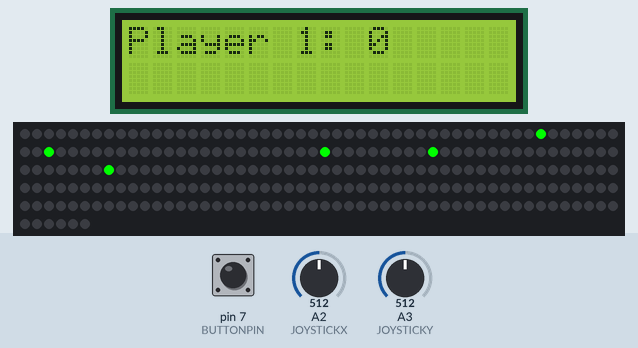
Simulated run of this sketch. Board: Arduino Uno, built with avr-gcc and run on an emulated ATmega328P. On the bench: 16×2 character LCD, 256 RGB LEDs in strip order, left to right, continuing on the next row. The inputs (shaded band) are chosen by the test bench; at power-on: A2 (JOYSTICKX) = 512, pin 7 (BUTTONPIN) HIGH, A3 (JOYSTICKY) = 512. Random numbers use the default seed unless the sketch sets one.

Above: at 1.2 s.
1.3 s: A2 (JOYSTICKX) set to 636
4.3 s: A2 (JOYSTICKX) set to 669
6.0 s: pin 7 (BUTTONPIN) pulled LOW for 0.15 s
7.6 s: pin 7 (BUTTONPIN) pulled LOW for 1 s
At 11.3 s:
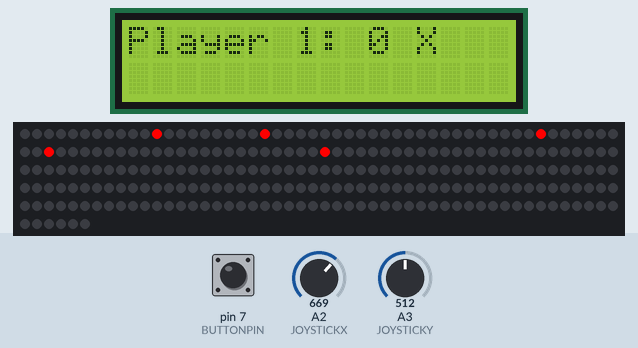
11.6 s: pin 7 (BUTTONPIN) pulled LOW for 3.2 s
At 15.2 s:
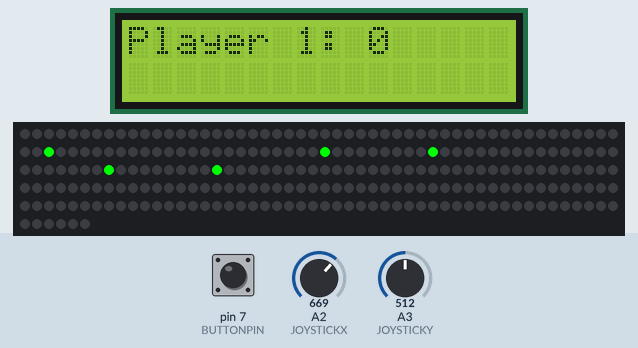
Timing chart, 0 to 16.7 s (numbered marks = the images above; inputs shaded):
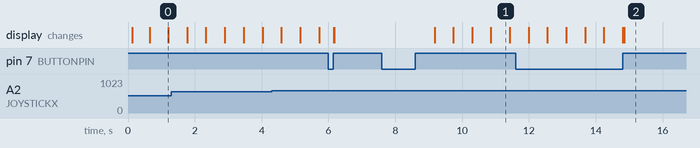

The sketch:

Snake.ino
```cpp
#include "FastLED.h"
#include <LiquidCrystal.h>
#include "game_settings.h"
#include "hardware_settings.h"

#include "item.h"
#include "matrix.h"
#include "player.h"
#include "snake.h"
#include "statistics.h"

Matrix m;
LiquidCrystal lcd(12, 11, 5, 4, 3, 2);
Player player(&m, 5, 4, 3, 0x00FF00);
Statistics stats(&lcd);

int ticksSinceLastItem;
int nextItemTickCount;
Item items[MAX_ITEMS](&m);

int ticksSinceLastAnimation;

byte gameState = 0;
long lastGameTick;

bool joystickButtonDefaultPosition = true;

void setup() {
  Serial.begin(9600);
  pinMode(BUTTONPIN, INPUT);
  player.initItems(items);
  m.show();
  ticksSinceLastItem = 0;
  ticksSinceLastAnimation = 0;
  nextItemTickCount = MIN_ITEM_SPAWN_TICKS;
  lastGameTick = millis();
}

void gameTick() {
  lastGameTick = millis();

  if(ticksSinceLastItem > nextItemTickCount) {
    ticksSinceLastItem = 0;

    byte randX = random(0, 16);
    byte randY = random(0, 16);
    for(int i = 0; i < MAX_ITEMS; i++) {
      if(items[i].exists()) continue;

      boolean allowedGeneration = items[i].generateItem(randX, randY, 0);

      if(!allowedGeneration) {
        items[i].remove();
      }
      break;
    }
    nextItemTickCount = MIN_ITEM_SPAWN_TICKS * random(100, 500) / 100.0;
    Serial.print("next item will be generated in ");
    Serial.print(nextItemTickCount);
    Serial.println(" ticks");
  }
  ticksSinceLastItem++;


  if(gameState == 2) {
    bool survived = player.moveForward();

    stats.setPlayerScore(0, player.getScore());
    if(!survived) {
      player.die();
      stats.playerDead(0);
      gameState = 1;
    }
    stats.printPlayers();
  }

  if(player.dead() && ticksSinceLastAnimation > BLINK_TICKS) {
    ticksSinceLastAnimation = 0;
    player.blink();
  }
  ticksSinceLastAnimation++;
  m.show();
}

void loop() {

  if(!digitalRead(BUTTONPIN)) {
    joystickButtonDefaultPosition = true;
  }
  //start
  if(gameState == 0 && digitalRead(BUTTONPIN) && joystickButtonDefaultPosition) {
    lastGameTick = millis();
    gameState = 2;
    joystickButtonDefaultPosition = false;
  }

  //reset
  if(gameState == 1 && digitalRead(BUTTONPIN)  && joystickButtonDefaultPosition) {
    player.reset(); stats.reset(); stats.printPlayers();
    gameState = 0;
    for(int i = 0; i < MAX_ITEMS; i++) {
      items[i].clear();
    }
    joystickButtonDefaultPosition = false;
  }

  //verhindert, dass bei pausiertem Spiel Items generiert werden
  if(gameState != 2) {
    ticksSinceLastItem = 0;
  }

  int readX = analogRead(JOYSTICKX);
  int readY = analogRead(JOYSTICKY);

  player.handleJoyStick(readX);

  if(millis() - lastGameTick > 50) {
    gameTick();
  }
}
```

Item.h
```cpp
#ifndef ITEM_H
#define ITEM_H

#include <Arduino.h>
#include "game_settings.h"
#include "matrix.h"

class Item {
  public:
    Item(Matrix* display);
    bool generateItem(byte x, byte y, byte type);
    bool exists();
    bool checkCollission(byte x, byte y);
    void remove();
    void clear();
  private:
    Matrix* mDisplay;
    byte mPosX;
    byte mPosY;
    byte mType;
};

#endif
```

item.cpp
```cpp
#include "item.h"

Item::Item(Matrix* display) {
  mDisplay = display;
  mPosX = 255;
  mPosY = 255;
}

bool Item::generateItem(byte x, byte y, byte type) {
  mPosX = x;
  mPosY = y;
  mType = type;
  return mDisplay->setPixelColor(x, y, 0x0000FF, false);
}

bool Item::exists() {
  return mPosX != 255;
}

bool Item::checkCollission(byte x, byte y) {
  bool collission = (x == mPosX && y == mPosY);
  if(collission) {
    mPosX = 255;
    mPosY = 255;
  }
  return collission;
}

void Item::remove() {
  mPosX = 255;
  mPosY = 255;
}

void Item::clear() {
  mDisplay->setPixelColor(mPosX, mPosY, 0x000000, true);
  remove();
}
```

matrix.cpp
```cpp
#include "matrix.h"

Matrix::Matrix() {
  FastLED.addLeds<NEOPIXEL, LEDPIN>(leds, LEDCOUNT);
    for(int i = 0; i < LEDCOUNT; i++) {
      leds[i] = 0x0000;
    }
}

bool Matrix::setPixelColor(byte x, byte y, CRGB color, bool overwrite) {
  if(x >= 16 || x < 0) return false;
  if(y >= 16 || y < 0) return false;

  int arrayPos = 16 * y + x;

  if(y % 2 == 0) {
    arrayPos = 16 * y + (15 - x);
  }

  CRGB off = 0x000000;

  if(!overwrite && leds[arrayPos] != off) {
    return false;
  }

  leds[arrayPos] = color;
  return true;
}

void Matrix::show() {
  FastLED.show();
}
```

matrix.h
```cpp
#ifndef MATRIX_H
#define MATRIX_H

#include <Arduino.h>
#include "FastLED.h"
#include "game_settings.h"
#include "hardware_settings.h"

class Matrix {
  private:
    CRGB leds[LEDCOUNT];
  public:
    Matrix();
    void show();
    bool setPixelColor(byte x, byte y, CRGB color, bool overwrite);
};

#endif
```

player.cpp
```cpp
#include "player.h"

Player::Player(Matrix* display, int initialLength, byte x, byte y, CRGB color)
       :Snake(display, initialLength, x, y, color) {
  mAllowNextDirection = true;
  mJoyStickXDefaultPosition = true;
}

void Player::handleJoyStick(int joyStickX) {
  if(joyStickX < 350 && mAllowNextDirection && mJoyStickXDefaultPosition) {
    turnLeft();
    mAllowNextDirection = false;
    mJoyStickXDefaultPosition = false;
  }

  if(joyStickX > 650 && mAllowNextDirection && mJoyStickXDefaultPosition) {
    turnRight();
    mAllowNextDirection = false;
    mJoyStickXDefaultPosition = false;
  }

  if(joyStickX >= 350 && joyStickX <= 650) {
    mJoyStickXDefaultPosition = true;
  }
}

bool Player::moveForward() {
  bool hasMoved;
  bool survived = Snake::moveForward(&hasMoved);
  if(hasMoved) {
    mAllowNextDirection = true;
  }
  //TODO: check, if snake will collide with other snake
  return survived;
}
```

player.h
```cpp
#ifndef PLAYER_H
#define PLAYER_H

#include <Arduino.h>
#include "hardware_settings.h"
#include "matrix.h"
#include "snake.h"

class Player: public Snake {
  public:
    Player(Matrix* display, int initialLength, byte x, byte y, CRGB color);
    void handleJoyStick(int joyStickX);
    bool moveForward();
  private:
    bool mAllowNextDirection;
    bool mJoyStickXDefaultPosition;
};

#endif
```

snake.cpp
```cpp
#include "snake.h"

Snake::Snake(Matrix* display, int initialLength, byte x, byte y, CRGB color) {
  mDisplay = display;
  mStartLength = initialLength;

  if(mStartLength < 1) {
    mStartLength = 1;
  }
  mLength = 0;
  mColor = color;

  mStartX = x;
  mStartY = y;
  reset();
}

void Snake::reset() {

  for(int i = 0; i < mLength; i++) {
    mDisplay->setPixelColor(mSnakePartsX[i], mSnakePartsY[i], 0x000000, true);
  }

  mLength = mStartLength;
  mDirection = UP;
  mDead = false;
  mBlinkColor = false;
  ticksSinceLastMove = 0;

  for(int i = 0; i < mLength; i++) {
    mSnakePartsX[i] = mStartX;
    mSnakePartsY[i] = mStartY + i;
    mDisplay->setPixelColor(mSnakePartsX[i], mSnakePartsY[i], mColor, true);
  }
}

void Snake::die() {
  mDead = true;
}

bool Snake::dead() {
  return mDead;
}

void Snake::blink() {
  mBlinkColor = !mBlinkColor;
  for(int i = 0; i < mLength; i++) {
    if(mBlinkColor) {
      mDisplay->setPixelColor(mSnakePartsX[i], mSnakePartsY[i], 0xFF0000, true);
    } else {
      mDisplay->setPixelColor(mSnakePartsX[i], mSnakePartsY[i], mColor, true);
    }
  }
}

void Snake::initItems(Item* items) {
  gameItems = items;
}

bool Snake::moveForward(bool* moved) {

  if(ticksSinceLastMove < 10 - (mLength - mStartLength) / 5) {
    ticksSinceLastMove++;
    *moved = false;
    return true;
  }
  ticksSinceLastMove = 0;
  *moved = true;

  byte newHeadX;
  byte newHeadY;

  switch(mDirection) {
    case 0: newHeadX = mSnakePartsX[0]; newHeadY = mSnakePartsY[0] - 1; break;
    case 1: newHeadX = mSnakePartsX[0] + 1; newHeadY = mSnakePartsY[0]; break;
    case 2: newHeadX = mSnakePartsX[0]; newHeadY = mSnakePartsY[0] + 1; break;
    case 3: newHeadX = mSnakePartsX[0] - 1; newHeadY = mSnakePartsY[0]; break;
  }

  //Kollission mit Rand
  if(newHeadX < 0 || newHeadX > 15 ||
     newHeadY < 0 || newHeadY > 15) {
      return false;
  }

  //prüfen, ob Item gefressen wurde
  bool gotItem = false;
  if(gameItems != 0) {
    for(int i = 0; i < MAX_ITEMS; i++) {
      if(!gameItems[i].exists()) continue;
      gotItem = gameItems[i].checkCollission(newHeadX, newHeadY);
      if(gotItem) {
        mLength++;
        break;
      }
    }
  }

  if(!gotItem) {
      //letzer Pixel (Schwanz) deaktivieren
    mDisplay->setPixelColor(mSnakePartsX[mLength - 1], mSnakePartsY[mLength - 1], 0x000000, true);
  }

  for(int i = mLength - 1; i > 0; i--) {
    mSnakePartsX[i] = mSnakePartsX[i - 1];
    mSnakePartsY[i] = mSnakePartsY[i - 1];
  }

  //prüfe Kollission mit sich selbst
  if(checkCollission(newHeadX, newHeadY)) {
    return false;
  }

  mSnakePartsX[0] = newHeadX;
  mSnakePartsY[0] = newHeadY;

  //neuen ersten Pixel (Kopf) aktivieren
  mDisplay->setPixelColor(mSnakePartsX[0], mSnakePartsY[0], mColor, true);
  return true;
}

bool Snake::checkCollission(byte x, byte y) {
  for(int i = 0; i < mLength; i++) {
    if(mSnakePartsX[i] == x && mSnakePartsY[i] == y) {
      return true;
    }
  }
  return false;
}

void Snake::turnRight() {
  mDirection += 1;
  if(mDirection > 3) {
    mDirection = 0;
  }
}

void Snake::turnLeft() {
  mDirection -= 1;
  // < 0 === > 3 (unsigned)
  if(mDirection > 3) {
    mDirection = 3;
  }
}

int Snake::getScore() {
  return mLength - mStartLength;
}
```

snake.h
```cpp
#ifndef SNAKE_H
#define SNAKE_H

#include <Arduino.h>
#include "game_settings.h"
#include "item.h"
#include "matrix.h"

class Snake {
  public:
    Snake(Matrix* display,int initialLength, byte x, byte y, CRGB color);
    void reset();
    void die();
    bool dead();
    void blink();
    void initItems(Item* items);
    bool moveForward(bool* moved);
    bool checkCollission(byte x, byte y);
    void turnRight();
    void turnLeft();
    int getScore();
  private:
    Matrix* mDisplay;
    CRGB mColor;
    byte mDirection;

    byte mStartX;
    byte mStartY;

    boolean mDead;
    boolean mBlinkColor;

    int mStartLength;
    int mLength;
    byte mSnakePartsX[LEDCOUNT];
    byte mSnakePartsY[LEDCOUNT];

    int ticksSinceLastMove;

    Item* gameItems;

    byte UP = 0;
    byte RIGHT = 1;
    byte DOWN = 2;
    byte LEFT = 3;
};

#endif
```

statistics.cpp
```cpp
#include "statistics.h"

Statistics::Statistics(LiquidCrystal* display) {
  mDisplay = display;
  mDisplay->begin(16, 2);
  mDisplay->clear();
  reset();
}

void Statistics::printPlayers() {
  mDisplay->clear();
  for(int i = 0; i < PLAYERS; i++) {
    mDisplay->write("Player ");
    mDisplay->print(i + 1);
    mDisplay->write(": ");
    mDisplay->print(playerScores[i]);
    if(playersDead[i]) {
      mDisplay->write(" X");
    }
  }
}

void Statistics::setPlayerScore(byte playerId, int score) {
  playerScores[playerId] = score;
}

void Statistics::playerDead(byte playerId) {
  playersDead[playerId] = true;
}

void Statistics::reset() {
  for(int i = 0; i < PLAYERS; i++) {
    playerScores[i] = 0;
    playersDead[i] = false;
  }
}
```

statistics.h
```cpp
#ifndef STATISTICS_H
#define STATISTICS_H

#include <Arduino.h>
#include <LiquidCrystal.h>
#include "game_settings.h"

class Statistics {
  public:
    Statistics(LiquidCrystal* display);
    void printPlayers();
    void setPlayerScore(byte playerId, int score);
    void playerDead(byte playerId);
    void reset();
  private:
    LiquidCrystal* mDisplay;
    int playerScores[PLAYERS];
    bool playersDead[PLAYERS];
};

#endif
```

game_settings.h
```cpp
#ifndef GAME_SETTINGS
#define GAME_SETTINGS

#define PLAYERS 1

#define MAX_ITEMS 5
#define MIN_ITEM_SPAWN_TICKS 100

#define BLINK_TICKS 10

#endif
```

hardware_settings.h
```cpp
#ifndef HARDWARE_SETTINGS
#define HARDWARE_SETTINGS

#define LEDPIN 8
#define LEDCOUNT 256

#define BUTTONPIN 7
#define JOYSTICKX A2
#define JOYSTICKY A3

#endif
```
